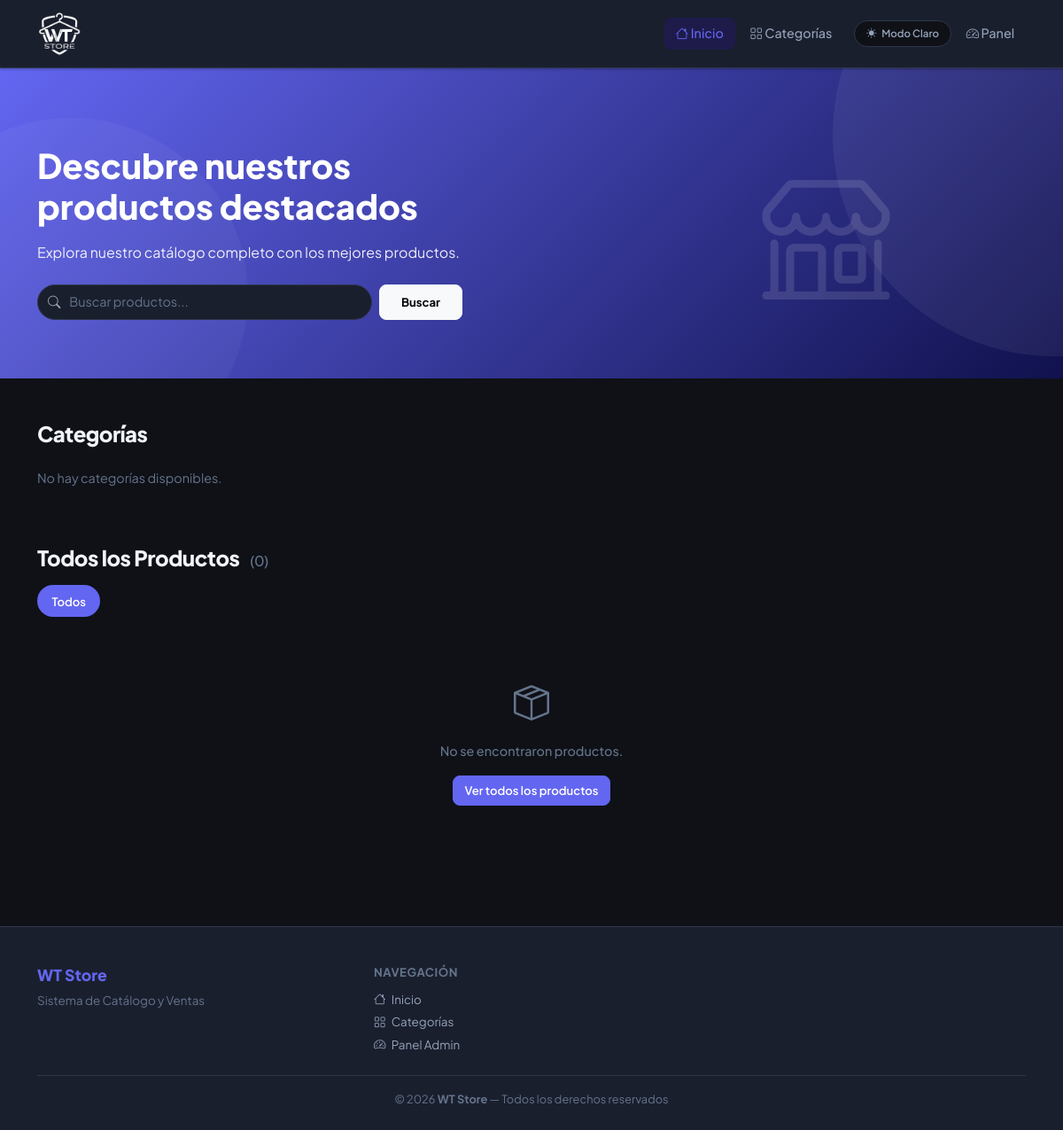
/ (signed in), run on the app's committed database.
### tables this page shows
CREATE TABLE IF NOT EXISTS configuracion_sitio (
  clave  VARCHAR(80)  NOT NULL PRIMARY KEY,
  valor  TEXT         NOT NULL DEFAULT '',
  label  VARCHAR(150) NOT NULL DEFAULT '',
  tipo   ENUM('text','textarea','boolean','color') NOT NULL DEFAULT 'text'
);

### config/database.php (called while the page is built, shortened)
<?php
class Database {
    private static $instance = null;
    private $connection;
    private function __construct() {
        $this->connection = new mysqli(DB_HOST, DB_USER, DB_PASS, DB_NAME);
        $this->connection->set_charset('utf8mb4');
    }
    public static function getInstance() {
        if (self::$instance === null) {
            self::$instance = new self();
        }
        return self::$instance;
    }
    public function query($sql) {
        return $this->connection->query($sql);
    }
    public function prepare($sql) {
        return $this->connection->prepare($sql);
    }
}

### models/Configuracion.php (called while the page is built, shortened)
<?php
require_once __DIR__ . '/../config/database.php';
class Configuracion {
    private $db;
    public function __construct() { $this->db = Database::getInstance(); }
    public function get($clave, $default = '') {
        $stmt = $this->db->prepare("SELECT valor FROM configuracion_sitio WHERE clave = ?");
        $stmt->bind_param("s", $clave);
        $stmt->execute();
        $row = $stmt->get_result()->fetch_assoc();
        return $row ? $row['valor'] : $default;
    }
}

### models/Producto.php (called while the page is built, shortened)
<?php
require_once __DIR__ . '/../config/database.php';
class Producto {
    private $db;
    public function __construct() { $this->db = Database::getInstance(); }
    public function getAll($soloActivos = false, $categoriaId = null) {
        $where = [];
        if ($soloActivos) $where[] = "p.estado = 1";
        $sql = "SELECT p.*, c.nombre AS categoria_nombre,
                (SELECT ruta_imagen FROM producto_imagenes WHERE producto_id=p.id ORDER BY orden ASC LIMIT 1) AS imagen_principal,
                (COALESCE(p.stock_docenas,0)*COALESCE(p.unidades_por_docena,12) + COALESCE(p.stock_unidades,0)) AS stock_total
                FROM productos p LEFT JOIN categorias c ON c.id=p.categoria_id"
             . (count($where) ? " WHERE ".implode(" AND ",$where) : "")
             . " ORDER BY p.fecha_creacion DESC";
        $r = $this->db->query($sql);
        return $r ? $r->fetch_all(MYSQLI_ASSOC) : [];
    }
}

### config/auth.php (called while the page is built, shortened)
<?php
function isLoggedIn() {
    return isset($_SESSION['user']) && !empty($_SESSION['user']['id']);
}

### index.php (the view, shortened to what this page needs)
<?php
require_once __DIR__ . '/config/database.php';
require_once __DIR__ . '/config/auth.php';
require_once __DIR__ . '/models/Producto.php';
require_once __DIR__ . '/models/Configuracion.php';
$prodModel     = new Producto();
$catModel      = new Categoria();
$configModel   = new Configuracion();
$categorias    = $catModel->getAll(true);
$banners       = $configModel->getBanners(true);
$descHero      = $configModel->get('descripcion_hero','Explora nuestro catálogo con los mejores productos.');
$busqueda    = trim($_GET['q']         ?? '');
$categoriaId = intval($_GET['categoria'] ?? 0);
$productos = $busqueda
    ? $prodModel->search($busqueda)
    : $prodModel->getAll(true, $categoriaId ?: null);
$BURL = BASE_URL . '/uploads/banners/';
include __DIR__ . '/views/partials/header_public.php';
?>
<?php if (!empty($banners)): ?>
<div id="heroBannerCarousel" class="carousel slide carousel-fade" data-bs-ride="carousel" data-bs-interval="5000">
  <?php if (count($banners) > 1): ?>
  <div class="carousel-indicators">
    <?php foreach ($banners as $i => $b): ?>
    <button type="button" data-bs-target="#heroBannerCarousel" data-bs-slide-to="<?= $i ?>"
            <?= $i===0?'class="active" aria-current="true"':'' ?>
            aria-label="Banner <?= $i+1 ?>"></button>
    <?php endforeach; ?>
  </div>
  <?php endif; ?>
  <div class="carousel-inner">
    <?php foreach ($banners as $i => $b): ?>
    <div class="carousel-item <?= $i===0?'active':'' ?>">
      <?php if ($b['imagen']): ?>
        <div class="carousel-bg" style="background-image:url('<?= $BURL.htmlspecialchars(basename($b['imagen'])) ?>')"></div>
      <?php else: ?>
        <div class="carousel-bg" style="background:linear-gradient(135deg,var(--accent) 0%,#10114d 100%)"></div>
      <?php endif; ?>
      <div class="carousel-overlay"></div>
      <div class="carousel-caption-custom">
        <?php if ($b['titulo']||$b['subtitulo']): ?>
        <div class="container">
          <?php if ($b['titulo']): ?>
          <h2 class="carousel-title animate__fadeInUp"><?= htmlspecialchars($b['titulo']) ?></h2>
          <?php endif; ?>
          <?php if ($b['subtitulo']): ?>
          <p class="carousel-subtitle"><?= htmlspecialchars($b['subtitulo']) ?></p>
          <?php endif; ?>
          <?php if ($b['enlace']): ?>
          <a href="<?= htmlspecialchars($b['enlace']) ?>" class="btn btn-light fw-bold px-4 mt-2">
            Ver más <i class="bi bi-arrow-right ms-1"></i>
          </a>
          <?php endif; ?>
        </div>
        <?php endif; ?>
      </div>
    </div>
    <?php endforeach; ?>
  </div>
  <?php if (count($banners) > 1): ?>
  <button class="carousel-control-prev" type="button" data-bs-target="#heroBannerCarousel" data-bs-slide="prev">
    <span class="carousel-control-prev-icon"></span><span class="visually-hidden">Anterior</span>
  </button>
  <button class="carousel-control-next" type="button" data-bs-target="#heroBannerCarousel" data-bs-slide="next">
    <span class="carousel-control-next-icon"></span><span class="visually-hidden">Siguiente</span>
  </button>
  <?php endif; ?>
  <div class="carousel-search-overlay">
    <div class="container">
      <form method="GET" class="carousel-search-form">
        <?php if ($categoriaId): ?>
        <input type="hidden" name="categoria" value="<?= $categoriaId ?>">
        <?php endif; ?>
        <div class="carousel-search-inner">
          <i class="bi bi-search carousel-search-icon"></i>
          <input type="text" name="q" class="carousel-search-input"
                 placeholder="Buscar productos..."
                 value="<?= htmlspecialchars($busqueda) ?>">
          <button type="submit" class="carousel-search-btn">Buscar</button>
        </div>
      </form>
    </div>
  </div>
</div>
<?php else: ?>
<section class="hero-section">
  <div class="container position-relative" style="z-index:2;">
    <div class="row align-items-center">
      <div class="col-lg-7">
        <h1>Descubre nuestros<br>productos destacados</h1>
        <p class="mt-3 mb-4"><?= htmlspecialchars($descHero) ?></p>
        <form method="GET" class="d-flex gap-2" style="max-width:480px;">
          <div class="search-bar flex-grow-1">
            <input type="text" name="q" class="form-control form-control-lg"
                   style="padding-left:2.5rem;background:rgba(255,255,255,.18);border-color:rgba(255,255,255,.35);color:white;"
                   placeholder="Buscar productos..."
                   value="<?= htmlspecialchars($busqueda) ?>">
          </div>
          <button type="submit" class="btn btn-light btn-lg fw-bold px-4">Buscar</button>
        </form>
      </div>
      <div class="col-lg-5 text-center d-none d-lg-block">
        <i class="bi bi-shop" style="font-size:9rem;opacity:.12;color:#fff;"></i>
      </div>
    </div>
  </div>
</section>
<?php endif; ?>
<section class="py-4 py-md-5" id="categorias">
  <div class="container">
    <h2 class="section-title mb-4">Categorías</h2>
    <?php if (empty($categorias)): ?>
      <p style="color:var(--text-muted);">No hay categorías disponibles.</p>
    <?php endif; ?>
  </div>
</section>
<section class="pb-5">
  <div class="container">
    <div class="d-flex align-items-center justify-content-between mb-3 flex-wrap gap-2">
      <h2 class="section-title mb-0">
        <?php if ($busqueda): ?>
          Resultados para <em style="color:var(--accent);">"<?= htmlspecialchars($busqueda) ?>"</em>
        <?php elseif ($categoriaId && !empty($categorias)): ?>
          <?php foreach ($categorias as $c): if ($c['id']==$categoriaId): ?>
            <?= htmlspecialchars($c['nombre']) ?>
          <?php endif; endforeach; ?>
        <?php else: ?>
          Todos los Productos
        <?php endif; ?>
        <span style="font-size:1rem;font-weight:500;color:var(--text-muted);margin-left:.5rem;">
          (<?= count($productos) ?>)
        </span>
      </h2>
    </div>
    <div class="category-filter mb-4">
      <button class="category-btn <?= !$categoriaId?'active':'' ?>"
              onclick="window.location='<?= BASE_URL ?>/index.php'">Todos</button>
    </div>
    <?php if (empty($productos)): ?>
      <div class="empty-state">
        <i class="bi bi-box-seam"></i>
        <p>No se encontraron productos<?= $busqueda?" para &ldquo;$busqueda&rdquo;":'.' ?></p>
        <a href="<?= BASE_URL ?>/index.php" class="btn btn-primary mt-3">Ver todos los productos</a>
      </div>
    <?php endif; ?>
  </div>
</section>
<?php include __DIR__ . '/views/partials/footer_public.php'; ?>

### views/partials/footer_public.php (shortened to what this page needs)
<?php
require_once __DIR__ . '/../../models/Configuracion.php';
$_cfg       = new Configuracion();
$_nombre    = $_cfg->get('nombre_tienda','WT Store');
$_footer    = $_cfg->get('footer_texto','Sistema de Catálogo y Ventas');
?>
<footer class="site-footer">
  <div class="container">
    <div class="row g-4">
      <div class="col-12 col-md-6 col-lg-4">
        <div class="site-footer-brand"><?= htmlspecialchars($_nombre) ?></div>
        <div class="site-footer-text"><?= htmlspecialchars($_footer) ?></div>
      </div>
      <div class="col-12 col-lg-4">
        <div style="font-weight:700;font-size:.82rem;text-transform:uppercase;letter-spacing:.5px;color:var(--text-muted);margin-bottom:.6rem;">Navegación</div>
        <div class="d-flex flex-column gap-1" style="font-size:.84rem;">
          <a href="<?= BASE_URL ?>/index.php" style="color:var(--text-secondary);text-decoration:none;">
            <i class="bi bi-house me-1"></i> Inicio
          </a>
          <a href="<?= BASE_URL ?>/index.php#categorias" style="color:var(--text-secondary);text-decoration:none;">
            <i class="bi bi-grid me-1"></i> Categorías
          </a>
          <?php if (isLoggedIn()): ?>
          <a href="<?= BASE_URL ?>/admin/dashboard.php" style="color:var(--text-secondary);text-decoration:none;">
            <i class="bi bi-speedometer2 me-1"></i> Panel Admin
          </a>
          <?php else: ?>
          <a href="<?= BASE_URL ?>/login.php" style="color:var(--text-secondary);text-decoration:none;">
            <i class="bi bi-person me-1"></i> Iniciar Sesión
          </a>
          <?php endif; ?>
        </div>
      </div>
    </div>
    <div class="site-footer-bottom">
      &copy; <?= date('Y') ?> <strong><?= htmlspecialchars($_nombre) ?></strong> — Todos los derechos reservados
    </div>
  </div>
</footer>
</body>
</html>

### data on the page
configuracion_sitio: valor "Explora nuestro catálogo completo con los mejores productos."
configuracion_sitio: valor "WT Store"
configuracion_sitio: valor "Sistema de Catálogo y Ventas"

### other printed values
count($productos) "0"
